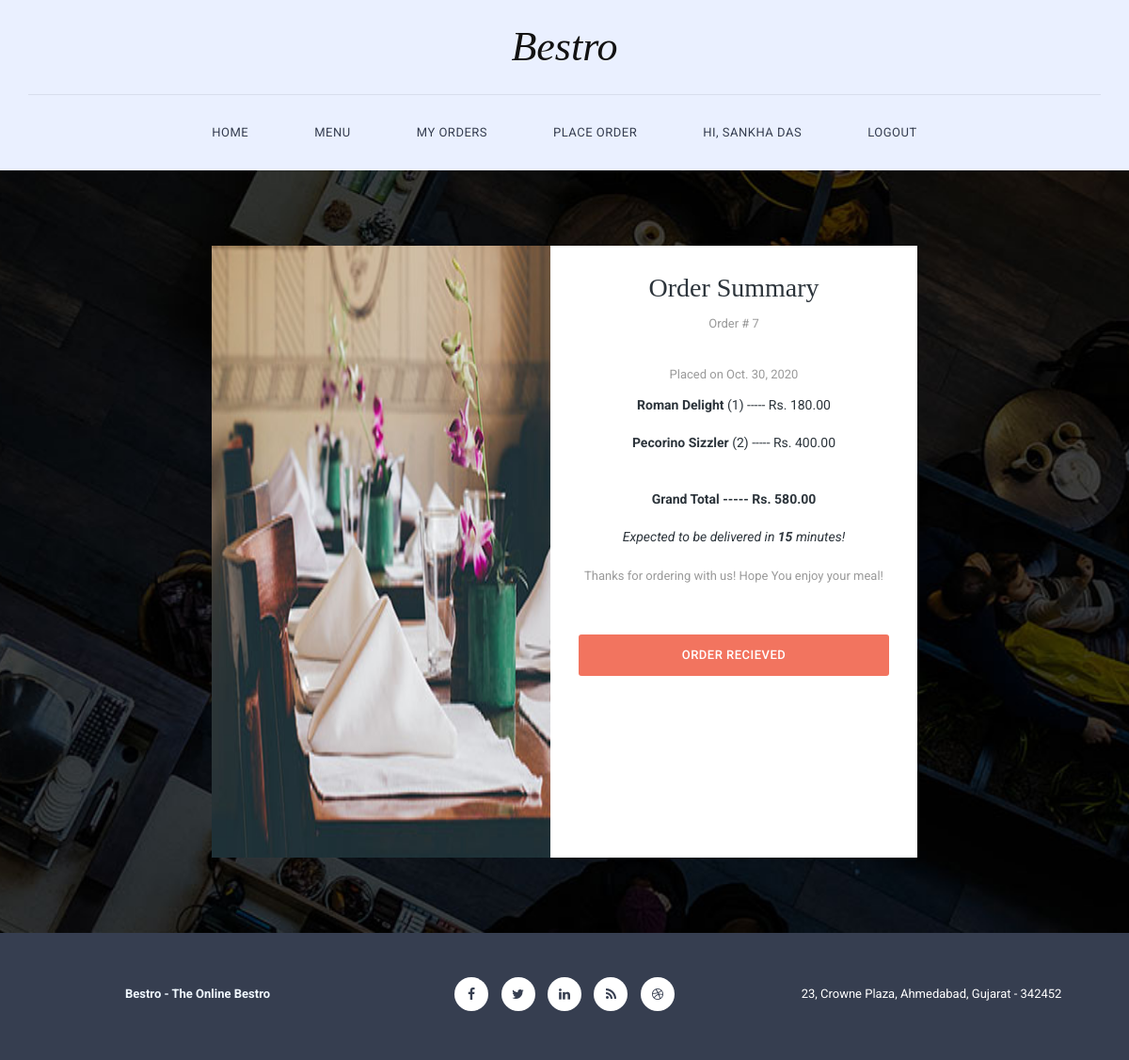
Page /orders/7/summary (signed in) on the committed database.
### users/models.py (models this page shows, shortened)
class Customer(models.Model):
    user = models.OneToOneField(User, on_delete=models.CASCADE)
    name = models.CharField(max_length=100, default="", blank=False, null=False)
    address = models.TextField(max_length=1000, default="", blank=False, null=False)
    phone = models.CharField(verbose_name = "Mobile", max_length=14)
    email = models.EmailField(max_length=254)
    image = models.ImageField(verbose_name="Profile Picture", upload_to="customer_pics", default="media/default_user.png")

### orders/models.py (models this page shows, shortened)
class Order(models.Model):
    customer = models.ForeignKey(Customer, on_delete=models.CASCADE)
    date_placed = models.DateTimeField(default=date.today())
    time_placed = models.TimeField(default=datetime.now())
    grand_total = models.DecimalField(max_digits=6, decimal_places=2, default=0)
    expected_time = models.IntegerField(default=15) # Expected Waiting time in minutes
    finalized = models.BooleanField(default=False)
    delivered = models.BooleanField(default=False)

class OrderedItem(models.Model):
    item = models.ForeignKey(Item, on_delete=models.CASCADE, related_name="item")
    order = models.ForeignKey(Order, on_delete=models.CASCADE)
    quantity = models.IntegerField(default=0)
    price = models.DecimalField(max_digits=5, decimal_places=2, default=0)
    rating = models.DecimalField(max_digits=2, decimal_places=1, default=5)

### items/models.py (models this page shows, shortened)
class Item(models.Model):
    name = models.CharField(max_length=50)
    category = models.CharField(max_length=50, choices=CATEGORIES)
    description = models.TextField(max_length=500)
    rate = models.DecimalField(max_digits=5, decimal_places=2)
    is_non_veg = models.BooleanField(default=False)
    stock = models.IntegerField(default=10)
    rating = models.DecimalField(max_digits=2, decimal_places=1, default=5)
    image = models.ImageField(verbose_name="Feature Image", upload_to="item_pics", default="media/default_item.png")

### orders/views.py (the view)
# urls.py: path('<int:pk>/summary', order_summary, name='order_summary'),
@login_required
def order_summary(request, pk):
    order = get_object_or_404(Order, pk = pk)
    ordered_items = OrderedItem.objects.filter(order = order)
    context = {
        'order' : order,
        'items' : ordered_items
    }
    return render(request, 'orders/order_summary.htm', context)

### orders/templates/orders/order_summary.htm (shortened to what this page needs)
{% extends "orders/base.htm" %}
{% load crispy_forms_tags %}
{% load static %}
{% block content %}
    <section id="book-table">
        <div class="container">
            <div class="row">
                <div class="col-md-4 col-md-offset-2 col-sm-12">
                    <div class="left-image">
                        <img src="{% static 'orders/img/book_left_image.jpg' %}"" alt="">
                    </div>
                </div>
                <div class="col-md-4 col-sm-12">
                    <div class="right-info">
                        <h4>Order Summary</h4>
                        <p> Order # {{ order.id }} </p><br>
                        <p>Placed on {{ order.date_placed.date }}</p>
                                <ul>
                                    {% for oitem in items %}
                                        <li> <b>{{ oitem.item.name }}</b> ({{ oitem.quantity }}) ----- Rs. {{ oitem.price }} </li><br>
                                    {% endfor %}
                                </ul>
                                <br>
                                <b>Grand Total -----    Rs. {{ order.grand_total }}</b>
                                <br><br>
                                {% if not order.delivered %}
                                <i>Expected to be delivered in <b>{{ order.expected_time }}</b> minutes!</i>
                                {% else %}
                                <i>Delivered!</i>
                                {% endif %}
                        <br><br><p>Thanks for ordering with us! Hope You enjoy your meal!</p>
                        <br><br>
                        {% if not order.delivered %}
                        <a href="{% url 'accept_order' order.id %}"><button class="btn">Order Recieved</button></a>
                        {% endif %}
                    </div>
                </div>
            </div>
        </div>
    </section>
{% endblock content %}

### orders/templates/orders/base.htm (shortened to what this page needs)
{% load static %}
<!DOCTYPE html>
<html>
    <head>
        <link rel="stylesheet" href="{% static 'orders/css/bootstrap.min.css' %}">
        <link rel="stylesheet" href="{% static 'orders/css/bootstrap-theme.min.css' %}">
        <link rel="stylesheet" href="{% static 'orders/css/fontAwesome.css' %}">
        <link rel="stylesheet" href="{% static 'orders/css/hero-slider.css' %}">
        <link rel="stylesheet" href="{% static 'orders/css/owl-carousel.css' %}">
        <link rel="stylesheet" href="{% static 'orders/css/templatemo-style.css' %}">
    </head>
<body>
    <div class="header">
        <div class="container">
            <a href="#" class="navbar-brand scroll-top">Bestro</a>
            <nav class="navbar navbar-inverse" role="navigation">
                <div id="main-nav" class="collapse navbar-collapse">
                    <ul class="nav navbar-nav">
                        <li><a href="{% url 'index' %}">Home</a></li>
                        <li><a href="{% url 'menu' %}">Menu</a></li>
                        {% if not user.is_authenticated %}
                            <li><a href="{% url 'register_customer' %}">Sign Up</a></li>
                            <li><a href="{% url 'login' %}">Login</a></li>
                        {% elif user.is_superuser %}
                            <li><a href="{% url 'notify_offers' %}">New Offer</a></li>
                            <li><a href="{% url 'register_staff' %}">Register Employee</a></li>
                            <li><a href="{% url 'staff_profile' %}">Hi, {{ user.staff.name }}</a></li>
                            <li><a href="{% url 'logout' %}">Logout</a></li>
                        {% else %}
                            <li><a href="{% url 'past_transactions' %}">My Orders</a></li>
                            <li><a href="{% url 'create_order' %}">Place Order</a></li>
                            <li><a href="{% url 'customer_profile' %}">Hi, {{ user.customer.name }}</a></li>
                            <li><a href="{% url 'logout' %}">Logout</a></li>
                        {% endif %}
                    </ul>
                </div>
            </nav>
        </div>
    </div>
    {% block content %}
    {% endblock %}
    <footer>
        <div class="container">
            <div class="row">
                <div class="col-md-4">
                    <p style="color: aliceblue;"><b>Bestro - The Online Bestro</b></p>
                </div>
                <div class="col-md-4">
                    <ul class="social-icons">
                        <li><a rel="nofollow" href="http://www.facebook.com/templatemo" target="_parent"><i class="fa fa-facebook"></i></a></li>
                        <li><a href="#"><i class="fa fa-twitter"></i></a></li>
                        <li><a href="#"><i class="fa fa-linkedin"></i></a></li>
                        <li><a href="#"><i class="fa fa-rss"></i></a></li>
                        <li><a href="#"><i class="fa fa-dribbble"></i></a></li>
                    </ul>
                </div>
                <div class="col-md-4">
                    <p>23, Crowne Plaza, Ahmedabad, Gujarat - 342452</p>
                </div
            </div>
        </div>
    </footer>
</body>
</html>

### orders/static/orders/css/hero-slider.css (style rules this page uses)
*, *::after, *::before { -webkit-box-sizing: border-box; -moz-box-sizing: border-box; box-sizing: border-box; }
html { font-size: 62.5%; }
body { font-family: "Open Sans", sans-serif; color: #2c343b; background-color: #f2f2f2; }
a { color: #d44457; text-decoration: none; }
img { max-width: 100%; }

### orders/static/orders/css/templatemo-style.css (style rules this page uses)
* { margin: 0; padding: 0; font-family: 'Roboto', arial, sans-serif; }
body { overflow-x: hidden; background-color: #fff; }
ul { list-style: none; margin: 0px; }
p { color: #9a9a9a; font-size: 13px; line-height: 24px; }
.header { width: 100%; padding: 0; z-index: 10000; transition: all 0.2s ease-in-out; background-color: #eaf0ff; text-align: center; }
.navbar-inverse .navbar-brand, .navbar-inverse .navbar-nav>li>a { text-shadow: none; }
.navbar-brand { font-family: 'Spectral', serif; font-size: 44px; color: #121212; font-style: italic; text-align: center; width: 100%; border-bottom: 1px solid #d8deed; position: relative; padding: 40px 0px; height: auto!important; }
#main-nav { padding: 15px 0px; float: right; position:relative; left:-50%; text-align: left; }
.nav { list-style:none; position:relative; left:50%; }
.navbar-nav li { margin: 0px 20px; }
.navbar-nav li a { font-family: 'Roboto', sans-serif; font-size: 13px; text-transform: uppercase; color: #363e50!important; letter-spacing: 0.5px; }
.navbar-inverse { background-image: none; background-color: transparent; }
.header .navbar { margin: 0; border: none; }
section#book-table { padding: 80px 0px; background-image: url(../img/book-bg.jpg); background-repeat: no-repeat; background-size: cover; background-position: center center; text-align: center; }
section#book-table .left-image img { width: 100%; height: 650px; overflow: hidden; }
.right-info { height: 650px; background-color: #fff; margin-left: -30px; padding: 30px; }
.right-info h4 { margin-top: 0px; font-family: 'Spectral', serif; font-size: 28px; }
.right-info button { width: 100%; display: inline-block; background-color: #f2745f; color: #fff!important; font-size: 13px; text-transform: uppercase; font-weight: 500; padding: 12px 20px; border-radius: 3px; text-decoration: none; letter-spacing: 0.5px; }
footer { background-color: #363e50; line-height: 130px; text-align: center; }
footer p { line-height: 120px; color: #fff; margin-top: 5px; }
footer ul { list-style: none; padding: 0; margin: 0; }
footer ul li { display: inline-block; margin: 0px 5px; }
footer ul li i { width: 36px; height: 36px; display: inline-block; text-align: center; line-height: 36px!important; background-color: #fff; border-radius: 50%; color: #363e50; transition: all 0.5s; }

### rows in the picture
Order: id "7", date_placed "Oct. 30, 2020", grand_total "580.00", expected_time "15"
OrderedItem: item.name "Roman Delight", quantity "1", price "180.00"
OrderedItem: item.name "Pecorino Sizzler", quantity "2", price "400.00"

### other values in the picture
{{ user.customer.name }} "SANKHA DAS"
